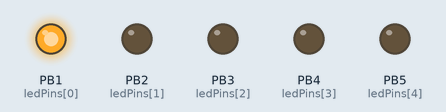
Recording of a sketch running on a simulated ATtiny85, built with avr-gcc and run on an emulated ATtiny85. On the bench: output pins drawn as LEDs (lit = HIGH).

Above: at 0.1 s.
At 0.5 s:
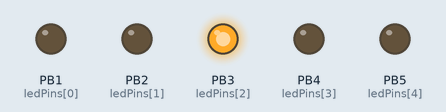
At 0.9 s:
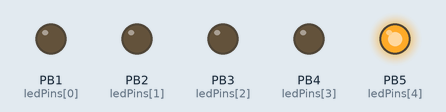
At 1.3 s:
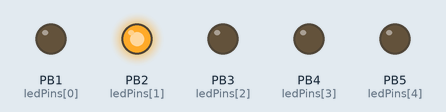
At 2.7 s:
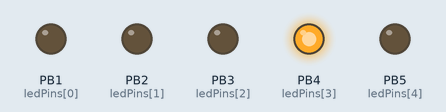
Timing chart, 0 to 3.0 s (numbered marks = the images above):
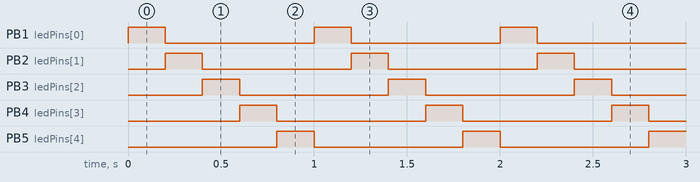

The sketch:

Blinky.ino
```cpp
#include "Arduino.h"

// Include application, user and local libraries
#include "LocalLibrary.h"


// Define variables and constants
const int LED_COUNT = 5;
int ledPins[] = {1, 2, 3, 4, 5};

// Setup
void setup() {
    for(int i = 0; i < LED_COUNT; i++) {
        pinMode(ledPins[i], OUTPUT);
    }
}

// Loop
void loop() {
    blink(ledPins, LED_COUNT);
}
```

LocalLibrary.cpp
```cpp
#include "LocalLibrary.h"

void blink(int ledPins[], int arraySize) {
    int delayTime = 200;

    for (int i = 0; i < arraySize; i++) {
        int previousIndex = i - 1;
        if (previousIndex < 0) {
            previousIndex = arraySize - 1;
        }

        digitalWrite(ledPins[i], HIGH);
        digitalWrite(ledPins[previousIndex], LOW);
        delay(delayTime);
    }
}
```

LocalLibrary.h
```cpp
#include "Arduino.h"

void blink(int ledPins[], int arraySize);
```

Measured:
- by itself, PB1 (ledPins[0]), PB2 (ledPins[1]), PB3 (ledPins[2]), PB4 (ledPins[3]), PB5 (ledPins[4]): alternates HIGH for 0.20 s and LOW for 0.80 s
- by itself, everything shown: repeats every 1.0 s, in 5 steps
